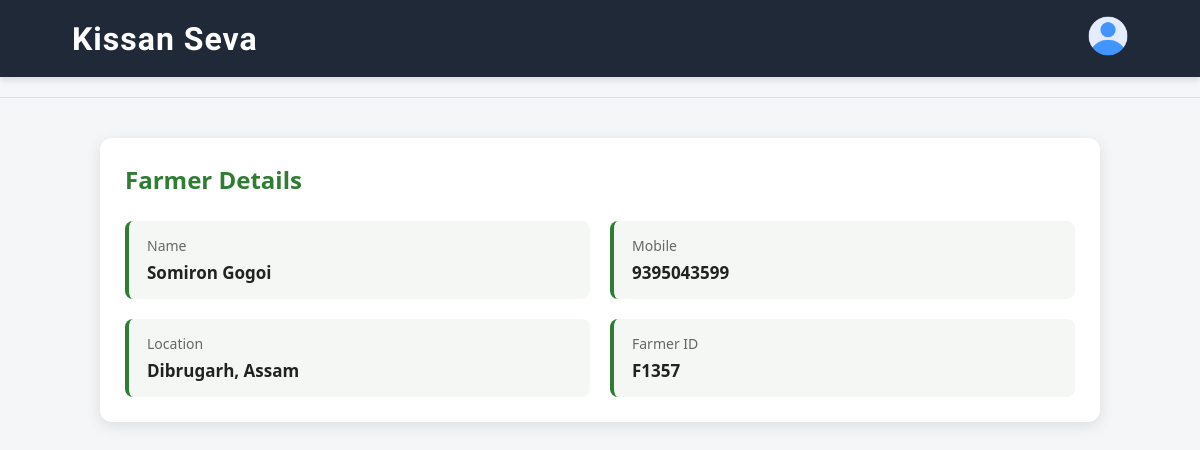
The app's page /profile.php (signed in) with its own data.
### tables this page shows
CREATE TABLE `users` (
  `SNo` int(11) NOT NULL,
  `Name` varchar(30) NOT NULL,
  `MobileNo` varchar(10) NOT NULL,
  `Password` varchar(255) NOT NULL,
  `Location` varchar(100) NOT NULL,
  `FarmerId` varchar(8) NOT NULL,
  `Crop` varchar(20) NOT NULL,
  `Quantity` int(5) NOT NULL
);

### profile.php (the view, shortened to what this page needs)
<?php
$login = false;
include "connect.php";
if (!isset($_SESSION['loggedin']) || $_SESSION['loggedin'] != true) {
    $login = false;
} else {
    $login = true;
}
?>
<!DOCTYPE html>
<html lang="en">
<head>
    <link rel="stylesheet" href="CSS/nav_style.css">
    <link rel="stylesheet" href="CSS/style.css">
    <link rel="stylesheet" href="CSS/profile_style.css">
    <link rel="stylesheet" href="CSS/translate.css">
</head>
<body>
<?php include "header.php"; ?>
<div id="google_translate_element"></div>
<?php
if ($login) {
    $farmerId = $_SESSION['FarmerId'];
    $sql = "SELECT * FROM `users` WHERE `FarmerId` = '$farmerId'";
    $result = mysqli_query($con, $sql);
    $row = mysqli_fetch_assoc($result);
echo'
        <div class="farmer-details">
        <h2>Farmer Details</h2>
        <div class="details-grid">
            <div class="detail-item">
                <span class="label">
                    Name
                </span>
                <span class="value">
                    ' . $row['Name'] .'
                </span>
            </div>
            <div class="detail-item">
                <span class="label">
                    Mobile
                </span>
                <span class="value">
                    '. $row['MobileNo'] .'
                </span>
            </div>
            <div class="detail-item">
                <span class="label">
                    Location
                </span>
                <span class="value">
                    '.$row['Location'].'
                </span>
            </div>
            <div class="detail-item">
                <span class="label">
                    Farmer ID
                </span>
                <span class="value">
                    '. $row['FarmerId'].'
                </span>
            </div>
        </div>
    </div>';
}
?>
</body>
</html>

### CSS/nav_style.css (style rules this page uses)
* { margin: 0; padding: 0; box-sizing: border-box; font-family: 'Segoe UI', Tahoma, Geneva, Verdana, sans-serif; }

### CSS/style.css (style rules this page uses)
* { margin: 0; padding: 0; box-sizing: border-box; }
body { font-family: Arial, sans-serif; background: #f4f6f8; min-height: 100vh; padding: 0; }

### CSS/profile_style.css (style rules this page uses)
.farmer-details { width: 90%; max-width: 1000px; margin: 40px auto; padding: 25px; background: #ffffff; border-radius: 12px; box-shadow: 0 4px 15px rgba(0, 0, 0, 0.1); }
.farmer-details h2 { margin: 0 0 25px; font-size: 24px; color: #2e7d32; }
.details-grid { display: grid; grid-template-columns: repeat(2, 1fr); gap: 20px; }
.detail-item { padding: 15px 18px; background: #f5f7f5; border-radius: 8px; border-left: 4px solid #2e7d32; }
.label { display: block; font-size: 14px; color: #666; margin-bottom: 6px; }
.value { display: block; font-size: 17px; font-weight: 600; color: #222; }

### CSS/translate.css (style rules this page uses)
#google_translate_element { text-align: right; padding: 10px 20px; background-color: #f4f6f9; border-bottom: 1px solid #e0e0e0; }
body { top: 0px !important; }

### records on screen
users: Name "Somiron Gogoi", MobileNo "9395043599", Location "Dibrugarh, Assam", FarmerId "F1357"
